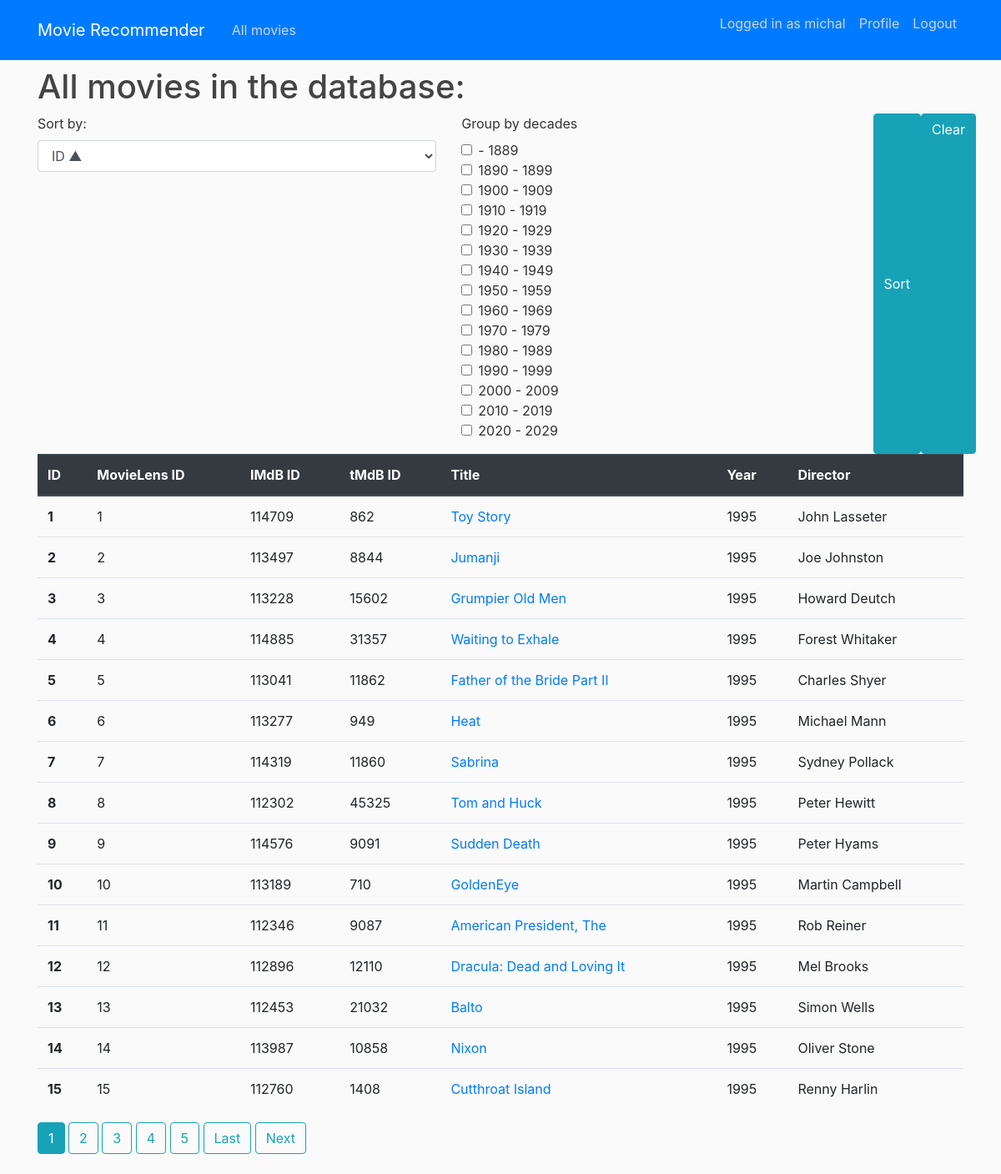
Page /all_movies/ (signed in) on the committed database.
### recommender/models.py (models this page shows, shortened)
class Movie(models.Model):
    movielens_id = models.IntegerField(unique=True)
    imdb_id = models.IntegerField()
    tmdb_id = models.IntegerField()
    title = models.CharField(max_length=200)
    year_released = models.IntegerField()
    director = models.CharField(max_length=100)

### recommender/views.py (the view, shortened to what this page needs)
# urls.py: path('all_movies/', MoviesListView.as_view(), name='all_movies'),
class MoviesListView(ListView):
    model = Movie
    context_object_name = 'movies'
    paginate_by = 15
    ordering = 'id'
    def get_queryset(self):
        queryset = Movie.objects.all()
        self.form = MovieSortGroupForm(self.request.GET)
        if self.form.is_valid():
            decades_grouping = self.form.cleaned_data['group_by_decades']
        self.extra_context = self.form.cleaned_data
        ordering = self.form.cleaned_data['sort_by']
        if ordering:
            return queryset.order_by(ordering)
        else:
            return queryset.order_by(self.ordering)
    def get_context_data(self, *, object_list=None, **kwargs):
        context = super().get_context_data(**kwargs)
        context['form_sorting_grouping'] = self.form
        return context

### recommender/forms.py
class MovieSortGroupForm(forms.Form):
    def __init__(self, *args, **kwargs):
        super().__init__(*args, **kwargs)
        self.fields['sort_by'].label = 'Sort by:'
    sort_by = forms.ChoiceField(choices=SORTING_OPTIONS, required=False)
    group_by_decades = forms.MultipleChoiceField(choices=DECADE_CHOICES, widget=forms.CheckboxSelectMultiple, required=False)

### recommender/templates/recommender/movie_list.html (shortened to what this page needs)
{% extends 'recommender/base.html' %}
{% load crispy_forms_tags %}
{% block content %}
<div class="container.fluid">
   <h1>All movies in the database:</h1>
    <div class="row">
        <div class="col">
            <form method="get">
            {{form_sorting_grouping.sort_by|as_crispy_field }}
        </div>
        <div class="col">
            {{form_sorting_grouping.group_by_decades|as_crispy_field }}
        </div>
        <button class="btn btn-info" type="submit">Sort</button>
        <a class="btn btn-info" href="{%url 'all_movies'%}">Clear</a>
    </div>
    <table class="table table-hover">
      <thead class="thead-dark">
        <tr>
          <th scope="col">ID</th>
          <th scope="col">MovieLens ID</th>
          <th scope="col">IMdB ID</th>
          <th scope="col">tMdB ID</th>
          <th scope="col">Title</th>
          <th scope="col">Year</th>
          <th scope="col">Director</th>
        </tr>
      </thead>
      <tbody>
        {% for movie in movies %}
        <tr>
            <th scope="row">{{movie.id}}</th>
            <td>{{movie.movielens_id}}</td>
            <td>{{movie.imdb_id}}</td>
            <td>{{movie.tmdb_id}}</td>
            <td><a href="{% url 'movie_detail' movie.id %}">{{movie.title}}</a></td>
            <td>{{movie.year_released}}</td>
            <td>{{movie.director}}</td>
        </tr>
        {% endfor %}
      </tbody>
    </table>
    {% include 'recommender/pagination.html' %}
</div>
{% endblock content %}

### recommender/templates/recommender/base.html (shortened to what this page needs)
 {% load static %}
<!DOCTYPE html>
<html lang="en" xmlns="http://www.w3.org/1999/html">
<head>
    <link rel="stylesheet" href="https://stackpath.bootstrapcdn.com/bootstrap/4.5.2/css/bootstrap.min.css">
    <link rel="stylesheet" type="text/css" href="{%static 'recommender/main.css'%}">
</head>
<body>
     <header class="site-header">
      <nav class="navbar navbar-expand-md navbar-dark bg-primary fixed-top">
        <div class="container">
          <a class="navbar-brand mr-4" href="{%url 'homepage'%}">Movie Recommender</a>
          <div class="collapse navbar-collapse" id="navbarToggle">
            <div class="navbar-nav mr-auto">
              <a class="nav-item nav-link" href="{%url 'all_movies'%}">All movies</a>
            </div>
            <div class="navbar-nav">
               {% if user.is_authenticated %}
                  <p class="nav-item nav-link">Logged in as {{user.username}}</p>
                   <a class="nav-item nav-link" href="{%url 'profile'%}">Profile</a>
                   <a class="nav-item nav-link" href="{%url 'logout'%}">Logout</a>
                {% else %}
                  <a class="nav-item nav-link" href="{%url 'login'%}">Login</a>
                  <a class="nav-item nav-link" href="{%url 'register'%}">Register</a>
                {% endif %}
            </div>
          </div>
        </div>
      </nav>
    </header>
   <main role="main" class="container">
      <div class="row">
        <div class="col">
         {% block content %}{% endblock %}
        </div>
      </div>
    </main>
</body>
</html>

### recommender/static/recommender/main.css (style rules this page uses)
body { background: #fafafa; color: #333333; margin-top: 5rem; }
h1, h2, h3, h4, h5, h6 { color: #444444; }
.site-header .navbar-nav .nav-link { color: #cbd5db; }

### rows in the picture
Movie: id "1", movielens_id "1", imdb_id "114709", tmdb_id "862", title "Toy Story", year_released "1995", director "John Lasseter"
Movie: id "2", movielens_id "2", imdb_id "113497", tmdb_id "8844", title "Jumanji", year_released "1995", director "Joe Johnston"
Movie: id "3", movielens_id "3", imdb_id "113228", tmdb_id "15602", title "Grumpier Old Men", year_released "1995", director "Howard Deutch"
Movie: id "4", movielens_id "4", imdb_id "114885", tmdb_id "31357", title "Waiting to Exhale", year_released "1995", director "Forest Whitaker"
Movie: id "5", movielens_id "5", imdb_id "113041", tmdb_id "11862", title "Father of the Bride Part II", year_released "1995", director "Charles Shyer"
Movie: id "6", movielens_id "6", imdb_id "113277", tmdb_id "949", title "Heat", year_released "1995", director "Michael Mann"
Movie: id "7", movielens_id "7", imdb_id "114319", tmdb_id "11860", title "Sabrina", year_released "1995", director "Sydney Pollack"
Movie: id "8", movielens_id "8", imdb_id "112302", tmdb_id "45325", title "Tom and Huck", year_released "1995", director "Peter Hewitt"
Movie: id "9", movielens_id "9", imdb_id "114576", tmdb_id "9091", title "Sudden Death", year_released "1995", director "Peter Hyams"
Movie: id "10", movielens_id "10", imdb_id "113189", tmdb_id "710", title "GoldenEye", year_released "1995", director "Martin Campbell"
Movie: id "11", movielens_id "11", imdb_id "112346", tmdb_id "9087", title "American President, The", year_released "1995", director "Rob Reiner"
Movie: id "12", movielens_id "12", imdb_id "112896", tmdb_id "12110", title "Dracula: Dead and Loving It", year_released "1995", director "Mel Brooks"
Movie: id "13", movielens_id "13", imdb_id "112453", tmdb_id "21032", title "Balto", year_released "1995", director "Simon Wells"
Movie: id "14", movielens_id "14", imdb_id "113987", tmdb_id "10858", title "Nixon", year_released "1995", director "Oliver Stone"
Movie: id "15", movielens_id "15", imdb_id "112760", tmdb_id "1408", title "Cutthroat Island", year_released "1995", director "Renny Harlin"

### other values in the picture
{{ user.username }} "michal"
{{ num }} "1"
{{ num }} "2" "3" "4" "5"
